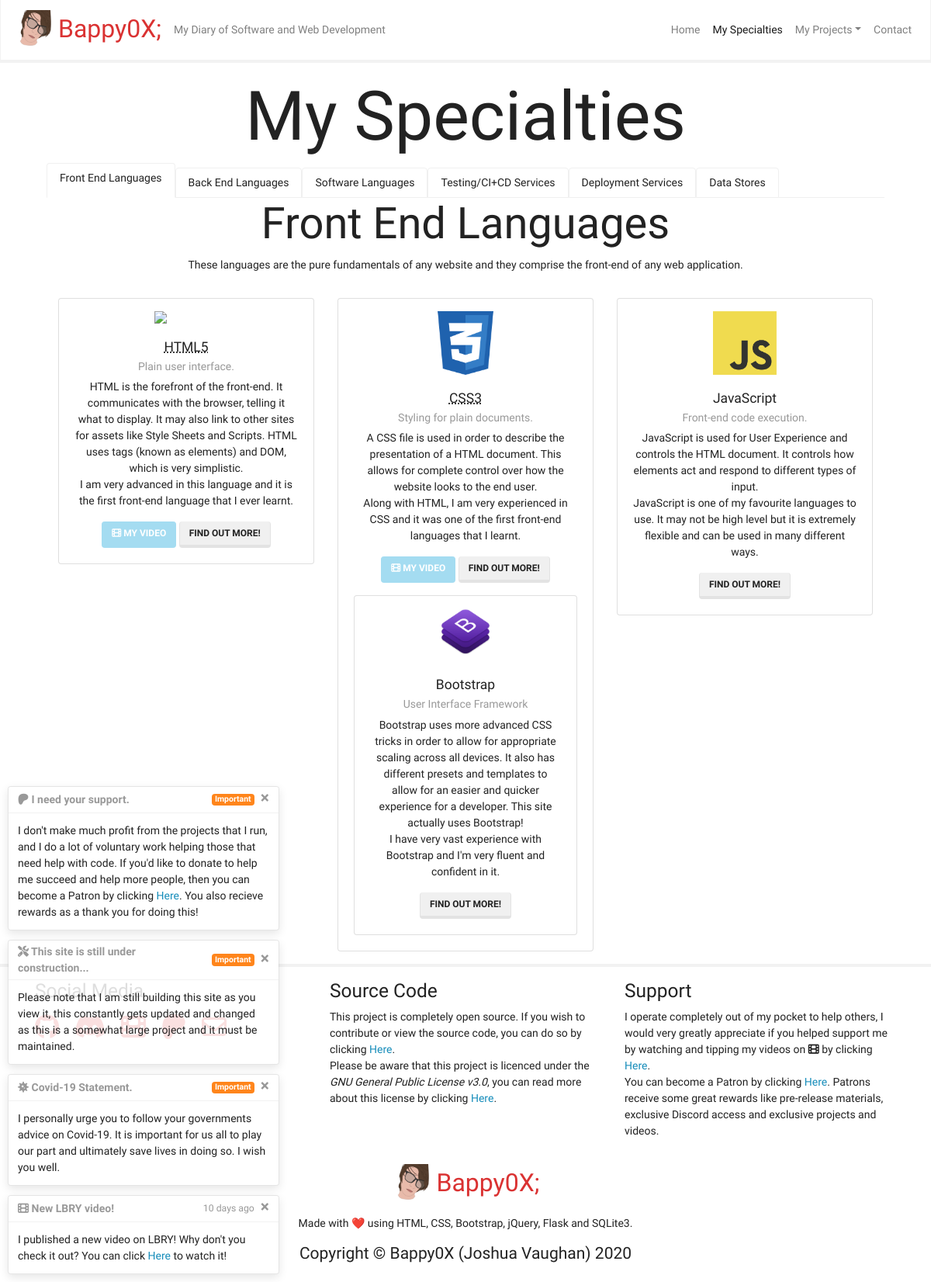
Screenshot of /my-specialties with the database file from the repository.
### public/db/models.py (models this page shows, shortened)
class notifications(db.Model):
    id = db.Column(db.Integer, primary_key=True)
    important = db.Column(db.Boolean)
    timestamp = db.Column(db.DateTime)
    header = db.Column(db.String(120))
    body = db.Column(db.String(120))
    def render():
        notifs = []
        currentTime = datetime.now()
        for i in notifications.query.filter_by(timestamp=None).all() + notifications.query.filter(notifications.timestamp!=None).order_by(notifications.timestamp).limit(4).all():
            if i.timestamp and i.timestamp > currentTime:
                continue
            notifs.append(
                {
                    "id": i.id,
                    "important": i.important,
                    "timestamp": naturaltime(currentTime - i.timestamp) if i.timestamp else None,
                    "header": Markup(i.header),
                    "body": Markup(render_template_string(i.body))
                }
            )
        return notifs

### web.py (the view)
    @app.route("/my-specialties")
    def my_specialties():
        return render_template("pages/my-specialties.html", carousel=False, nav_active="my-specialties", notifications=notifications.render())

### templates/pages/my-specialties.html (shortened to what this page needs)
{% extends "base.html" %}
{% block content %}
<h2 class="display-2 text-center" id="my-specialties">My Specialties</h2>
<ul class="nav nav-tabs">
    <li class="nav-item">
        <a class="nav-link active" data-toggle="tab" href="#front-end-languages">Front End Languages</a>
    </li>
    <li class="nav-item">
        <a class="nav-link" data-toggle="tab" href="#back-end-languages">Back End Languages</a>
    </li>
    <li class="nav-item">
        <a class="nav-link" data-toggle="tab" href="#software-languages">Software Languages</a>
    </li>
    <li class="nav-item">
        <a class="nav-link" data-toggle="tab" href="#testing-services">Testing/CI+CD Services</a>
    </li>
    <li class="nav-item">
        <a class="nav-link" data-toggle="tab" href="#deployment-services">Deployment Services</a>
    </li>
    <li class="nav-item">
        <a class="nav-link" data-toggle="tab" href="#data-stores">Data Stores</a>
    </li>
</ul>
<div class="tab-content">
    <div class="tab-pane fade show active" id="front-end-languages">
        <div class="container-fluid padding">
            <div class="row text-center">
                <div class="col-xs-12 col-sm-12 col-md-12 col-lg-12">
                    <h4 class="display-4">Front End Languages</h4>
                    <p>These languages are the pure fundamentals of any website and they comprise the front-end of any web application.</p>
                </div>
                <div class="col-xs-12 col-sm-6 col-md-4 col-lg-4">
                    <div class="card mt-3">
                        <img src="/static/img/icons/html5.png" class="w-25 mt-3">
                        <div class="card-body">
                            <h5 class="card-title"><abbr title="HyperText Markup Language 5">HTML5</abbr></h5>
                            <h6 class="card-subtitle mb-2 text-muted">Plain user interface.</h6>
                            <p class="card-text">
                                HTML is the forefront of the front-end. It communicates with the browser, telling it what to display. It may also link to other sites for assets like
                                Style Sheets and Scripts. HTML uses tags (known as elements) and DOM, which is very simplistic.<br>I am very advanced in this language and it is the
                                first front-end language that I ever learnt.
                            </p>
                            <a class="btn btn-info disabled" href="{{ url_for('redirect_videos', name='html_beginners') }}" target="_blank" role="button" data-toggle="tooltip" data-placement="bottom" title="Watch my introduction to HTML."><i class="fas fa-film"></i> My Video</a>
                            <a class="btn btn-secondary" href="https://www.w3schools.com/html/default.asp" target="_blank" role="button" data-toggle="tooltip" data-placement="bottom" title="Click here to learn some basic HTML5 skills.">Find out more!</a>
                        </div>
                    </div>
                </div>
                <div class="col-xs-12 col-sm-6 col-md-4 col-lg-4">
                    <div class="card mt-3">
                        <img src="/static/img/icons/css3.png" class="w-25 mt-3">
                        <div class="card-body">
                            <h5 class="card-title"><abbr title="Cascading Style Sheets 3">CSS3</abbr></h5>
                            <h6 class="card-subtitle mb-2 text-muted">Styling for plain documents.</h6>
                            <p class="card-text">
                                A CSS file is used in order to describe the presentation of a HTML document. This allows for complete control over how the website looks to the end
                                user.<br>Along with HTML, I am very experienced in CSS and it was one of the first front-end languages that I learnt.
                            </p>
                            <a class="btn btn-info disabled" href="{{ url_for('redirect_videos', name='css_beginners') }}" target="_blank" role="button" data-toggle="tooltip" data-placement="bottom" title="Watch my introduction to CSS."><i class="fas fa-film"></i> My Video</a>
                            <a class="btn btn-secondary" href="https://www.w3schools.com/css/default.asp" target="_blank" role="button" data-toggle="tooltip" data-placement="bottom" title="Click here to learn some basic CSS3 skills.">Find out more!</a>
                            <div class="card mt-3">
                                <img src="/static/img/icons/bootstrap.png" class="w-25 mt-3">
                                <div class="card-body mt-2">
                                    <h5 class="card-title">Bootstrap</h5>
                                    <h6 class="card-subtitle mb-2 text-muted">User Interface Framework</h6>
                                    <p class="card-text">
                                        Bootstrap uses more advanced CSS tricks in order to allow for appropriate scaling across all devices. It also has different presets and
                                        templates to allow for an easier and quicker experience for a developer. This site actually uses Bootstrap!<br>I have very vast experience
                                        with Bootstrap and I'm very fluent and confident in it.
                                    </p>
                                    <a class="btn btn-secondary" href="https://www.w3schools.com/bootstrap4/default.asp" target="_blank" role="button" data-toggle="tooltip" data-placement="bottom" title="Click here to learn some basic Bootstrap skills.">Find out more!</a>
                                </div>
                            </div>
                        </div>
                    </div>
                </div>
                <div class="col-xs-12 col-sm-12 col-md-4 col-lg-4">
                    <div class="card mt-3">
                        <img src="/static/img/icons/javascript.png" class="w-25 mt-3">
                        <div class="card-body">
                            <h5 class="card-title">JavaScript</h5>
                            <h6 class="card-subtitle mb-2 text-muted">Front-end code execution.</h6>
                            <p class="card-text">
                                JavaScript is used for User Experience and controls the HTML document. It controls how elements act and respond to different types of input.<br>
                                JavaScript is one of my favourite languages to use. It may not be high level but it is extremely flexible and can be used in many different ways.
                            </p>
                            <a class="btn btn-secondary" href="https://www.w3schools.com/js/default.asp" target="_blank" role="button" data-toggle="tooltip" data-placement="bottom" title="Click here to learn some basic JavaScript.">Find out more!</a>
                        </div>
                    </div>
                </div>
            </div>
        </div>
    </div>
</div>
{% endblock %}

### templates/base.html (shortened to what this page needs)
<!DOCTYPE html>
<html>
<head>
    <link rel="stylesheet" href="{{ url_for('static', filename='css/style.css') }}">
    <link rel="stylesheet" href="https://bootswatch.com/4/lumen/bootstrap.min.css">
</head>
<body>
    <nav class="navbar sticky-top navbar-expand-lg navbar-light bg-light mb-3">
        <a class="navbar-brand" href="{{ url_for('index') }}">
            <img src="{{ url_for('static', filename='img/logo.png') }}" width="50" class="d-inline-block align-top mr-2">Bappy0X;
        </a>
        <div class="collapse navbar-collapse" id="navbarNavDropdown">
            <span class="navbar-text">My Diary of Software and Web Development</span>
            <ul class="navbar-nav ml-auto">
                <li class="nav-item {% if nav_active == 'home' %}active{% endif %}">
                    <a class="nav-link" href="{{ url_for('index') }}">Home</a>
                </li>
                <li class="nav-item {% if nav_active == 'my-specialties' %}active{% endif %}">
                    <a class="nav-link" href="{{ url_for('my_specialties') }}">My Specialties</a>
                </li>
                <li class="nav-item dropdown">
                    <a class="nav-link dropdown-toggle" href="#" id="navbarDropdownMenuLink" role="button" data-toggle="dropdown">My Projects</a>
                </li>
                <li class="nav-item {% if nav_active == 'contact' %}active{% endif %}">
                    <a class="nav-link" href="{{ url_for('contact') }}">Contact</a>
                </li>
            </ul>
        </div>
    </nav>
    <div style="position: relative;">
        <div style="position: fixed; bottom: 10px; left: 10px; min-width: 300px; z-index:9999;">
            {% for i in notifications %}
            <div class="toast" role="alert" data-autohide="false">
                <div class="toast-header">
                    <strong class="mr-auto">{{ i["header"] }}</strong>
                    {% if i.get("timestamp") %}<small class="text-muted">{{ i["timestamp"] }}</small>{% endif %}
                    {% if i.get("important") %}<span class="badge badge-warning ml-1">Important</span>{% endif %}
                    <button type="button" class="ml-2 mb-1 close" data-dismiss="toast">
                        <span>&times;</span>
                    </button>
                </div>
                <div class="toast-body">{{ i["body"] }}</div>
            </div>
            {% endfor %}
        </div>
    </div>
    <div class="content">{% block content %}{% endblock %}</div>
    <footer class="footer mt-3 py-3">
        <div class="container">
            <div class="row">
                <div class="col-sm-4">
                    <h3>Social Media</h3>
                    <ul class="footer-social">
                        <li><a href="{{ url_for('redirect_links', name='github') }}"><i class="fab fa-github" data-toggle="tooltip" data-placement="bottom" title="GitHub"></i></a></li>
                        <li><a href="{{ url_for('redirect_links', name='discord') }}"><i class="fab fa-discord" data-toggle="tooltip" data-placement="bottom" title="Discord"></i></a></li>
                        <li><a href="{{ url_for('redirect_links', name='lbry') }}"><i class="fas fa-film" data-toggle="tooltip" data-placement="bottom" title="LBRY"></i></a></li>
                        <li><a href="{{ url_for('redirect_links', name='patreon') }}"><i class="fab fa-patreon" data-toggle="tooltip" data-placement="bottom" title="Patreon"></i></a></li>
                        <li><a href="{{ url_for('redirect_links', name='email') }}" target="_blank"><i class="far fa-envelope" data-toggle="tooltip" data-placement="bottom" title="Email"></i></a></li>
                    </ul>
                </div>
                <div class="col-sm-4">
                    <h3>Source Code</h3>
                    <p>
                        This project is completely open source. If you wish to contribute or view the source code, you can do so by clicking
                        <a href="{{ url_for('redirect_links', name='site-repo') }}" target="_blank">Here</a>.<br>Please be aware that this project is licenced under the
                        <em>GNU General Public License v3.0</em>, you can read more about this license by clicking
                        <a href="{{ url_for('redirect_links', name='site-license') }}" target="_blank">Here</a>.
                    </p>
                </div>
                <div class="col-sm-4">
                    <h3>Support</h3>
                    <p>
                        I operate completely out of my pocket to help others, I would very greatly appreciate if you helped support me by watching and tipping my videos on
                        <i class="fas fa-film" title="LBRY"></i> by clicking <a href="{{ url_for('redirect_links', name='lbry') }}">Here</a>.<br>You can become a Patron by clicking
                        <a href="{{ url_for('redirect_links', name='patreon') }}">Here</a>. Patrons receive some great rewards like pre-release materials, exclusive Discord access and
                        exclusive projects and videos.
                    </p>
                </div>
                <div class="col-12 text-center mt-3">
                    <p class="footer-brand">
                        <img src="{{ url_for('static', filename='img/logo.png') }}" width="50" class="d-inline-block align-top mr-2">Bappy0X;
                    </p>
                    <p>Made with ❤️ using HTML, CSS, Bootstrap, jQuery, Flask and SQLite3.</p>
                    <h4>Copyright © Bappy0X (Joshua Vaughan) 2020</h4>
                </div>
            </div>
        </div>
    </footer>
</body>
</html>

### public/css/style.css (style rules this page uses)
html, body { font-family: "Rajdhani", sans-serif !important; }
.navbar-brand, .footer-brand { color: #da3232 !important; font-size: 2rem !important; }
.content { width: 90vw; margin: auto; }
.card img { align-self: center; }
.footer { border-top: 4px solid #f2f2f2; }
.footer-social { font-size: 2rem; list-style: none; padding-left: 0; }
.footer-social li { float: left; padding: 0 10px; }
.footer-social li:first-child { padding-left: 0; }
.footer-social i { color: #da3232 !important; }

### rows the page displays
notifications: header "I need your support.", shows "Important", body "I don't make much profit from the projects that I run, and I do a lot of voluntary work helping those that need help with code. If you'd like to donate to help me succeed and help more people, then you can become a Patron by clicking Here . You also recieve rewards as a thank you for doing this!"
notifications: header "This site is still under construction...", shows "Important", body "Please note that I am still building this site as you view it, this constantly gets updated and changed as this is a somewhat large project and it must be maintained."
notifications: header "Covid-19 Statement.", shows "Important", body "I personally urge you to follow your governments advice on Covid-19. It is important for us all to play our part and ultimately save lives in doing so. I wish you well."
notifications: header "New LBRY video!", timestamp "10 days ago", body "I published a new video on LBRY! Why don't you check it out? You can click Here to watch it!"
